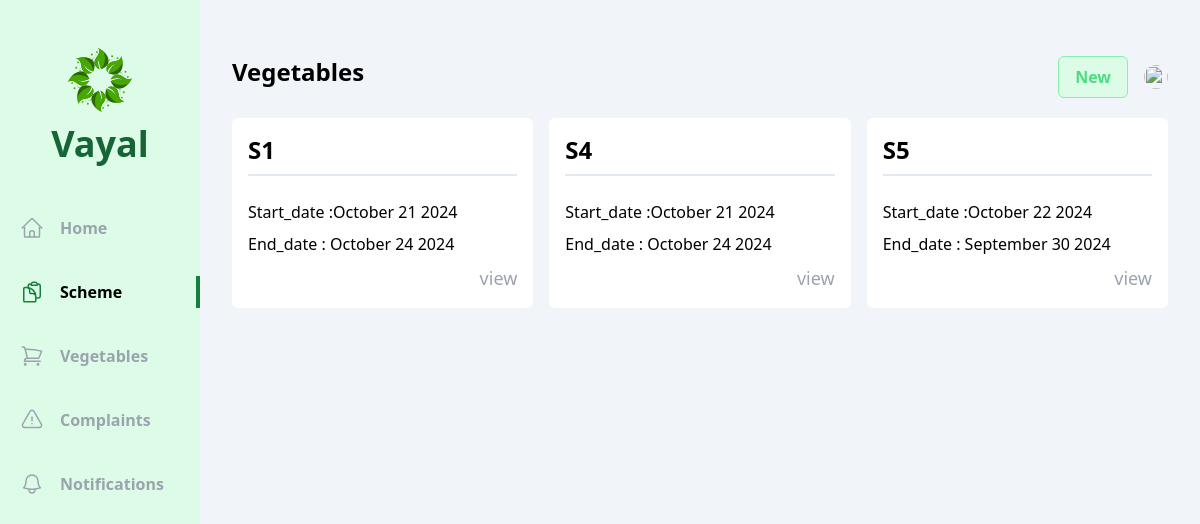
The page /officer/schemes/ on the database its author committed.
### officer/models.py (models this page shows, shortened)
class Scheme(models.Model):
    name=models.CharField(max_length=250)
    type=models.CharField(max_length=50,choices=schem_type)
    description=models.CharField(max_length=250)
    criteria=models.CharField(max_length=250)
    start_date=models.DateTimeField(auto_now_add=True)
    end_date=models.DateField()

### officer/views/schemes.py (the view)
# urls.py: path('schemes/',schemes.index,name='schemes'),
def index(request):
    schemes=Scheme.objects.all()
    return render(request,'officer/schemes/index.html',{'schemes':schemes})

### officer/templates/officer/schemes/index.html (shortened to what this page needs)
{% extends 'base.html' %}
{% block content %}
<div class="flex  bg-slate-100">
  <div class="w-2/12 bg-green-100 flex flex-col items-center pb-10">
      <div class="my-12 flex flex-col gap-3 justify-center items-center">
          <h1 class="text-4xl font-bold text-green-800 ">Vayal</h1>
      </div>
      <ul class="flex flex-col gap-8 w-full font-bold text-gray-400">
        <li class="w-full flex items-center px-5 py-1 gap-4 group hover:text-gray-500 cursor-pointer hover:border-green-700 hover:border-r-4">
          <a href="{% url 'officer:home' %}">Home</a>
      </li>
            <li class="w-full flex items-center px-5 py-1 gap-4 border-r-4 text-black border-green-700">
              <a href="#">Scheme</a>
          </li>
          <li class="w-full flex items-center px-5 py-1 gap-4 group hover:text-gray-500 cursor-pointer hover:border-green-700 hover:border-r-4">
            <a href="{% url 'officer:vegetables' %}">Vegetables</a>
        </li>
        <li class="w-full flex items-center px-5 py-1 gap-4 group hover:text-gray-500 cursor-pointer hover:border-green-700 hover:border-r-4">
            <a href="{% url 'officer:complaints' %}">Complaints</a>
        </li>
        <li class="w-full flex items-center px-5 py-1 gap-4 group hover:text-gray-500 cursor-pointer hover:border-green-700 hover:border-r-4">
            <a href="{% url 'officer:notifications' %}">Notifications</a>
        </li>
      </ul>
    </div>
    <div class="w-10/12 h-screen overflow-y-auto px-8 py-14">
        <div class="flex justify-between mb-5">
            <h1 class="text-2xl font-bold">Vegetables</h1>
            <div class="flex items-center gap-4">
                <span class="px-4 py-2 flex gap-1 bg-green-100 text-green-400 border cursor-pointer border-green-300 font-bold rounded-md">
                    <span>
                        <a href="{% url 'officer:create_schemes' %}">New</a>
                    </span>
                </span>
                <div class="relative">
                <img id="profile" src="/uploads/{{vayal_user.photo}}" class="h-6 w-6 rounded-full cursor-pointer" alt="">
            </div>
            </div>
        </div>
      <div class="grid grid-cols-3 gap-x-4 gap-y-8">
        {% for scheme in schemes %}
            <div class="flex flex-col bg-white p-4 rounded-md gap-2">
                <span class="text-2xl font-bold mb-4 pb-2 border-b-2 border-slate-200">{{scheme.name }}</span>
                <span>Start_date :{{scheme.start_date  | date:"F d Y" }}</span>
                <span>End_date : {{scheme.end_date  | date:"F d Y" }}</span>
                <div class="flex justify-end ">
                    <a href ="{% url 'officer:details_schemes' scheme.id  %}" class="text-lg text-gray-400 ">view</a>
                </div>
            </div>
        {% endfor %}
    </div>
  </div>
{% endblock content %}

### rows shown on the page
Scheme: name "S1", start_date "October 21 2024", end_date "October 24 2024"
Scheme: name "S4", start_date "October 21 2024", end_date "October 24 2024"
Scheme: name "S5", start_date "October 22 2024", end_date "September 30 2024"
